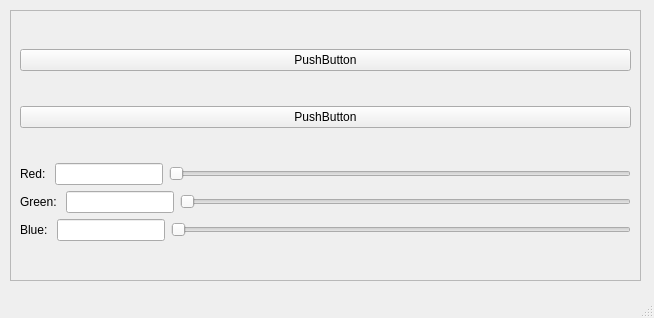
<?xml version="1.0" encoding="UTF-8"?>
<ui version="4.0">
 <class>MainWindow</class>
 <widget class="QMainWindow" name="MainWindow">
  <property name="geometry">
   <rect>
    <x>0</x>
    <y>0</y>
    <width>654</width>
    <height>318</height>
   </rect>
  </property>
  <property name="windowTitle">
   <string>MainWindow</string>
  </property>
  <widget class="QWidget" name="centralwidget">
   <widget class="QWidget" name="verticalLayoutWidget">
    <property name="geometry">
     <rect>
      <x>20</x>
      <y>20</y>
      <width>611</width>
      <height>251</height>
     </rect>
    </property>
    <layout class="QVBoxLayout" name="verticalLayout">
     <item>
      <widget class="QPushButton" name="pushButton">
       <property name="text">
        <string>PushButton</string>
       </property>
      </widget>
     </item>
     <item>
      <widget class="QPushButton" name="pushButton_2">
       <property name="text">
        <string>PushButton</string>
       </property>
      </widget>
     </item>
     <item>
      <layout class="QVBoxLayout" name="verticalLayout_2">
       <item>
        <layout class="QHBoxLayout" name="horizontalLayout_2">
         <item>
          <widget class="QLabel" name="label_3">
           <property name="sizePolicy">
            <sizepolicy hsizetype="Fixed" vsizetype="Preferred">
             <horstretch>0</horstretch>
             <verstretch>0</verstretch>
            </sizepolicy>
           </property>
           <property name="text">
            <string>Red: </string>
           </property>
          </widget>
         </item>
         <item>
          <widget class="QLineEdit" name="lineEdit">
           <property name="sizePolicy">
            <sizepolicy hsizetype="Fixed" vsizetype="Fixed">
             <horstretch>0</horstretch>
             <verstretch>0</verstretch>
            </sizepolicy>
           </property>
          </widget>
         </item>
         <item>
          <widget class="QSlider" name="horizontalSlider">
           <property name="orientation">
            <enum>Qt::Horizontal</enum>
           </property>
          </widget>
         </item>
        </layout>
       </item>
       <item>
        <layout class="QHBoxLayout" name="horizontalLayout_3">
         <item>
          <widget class="QLabel" name="label_2">
           <property name="sizePolicy">
            <sizepolicy hsizetype="Fixed" vsizetype="Preferred">
             <horstretch>0</horstretch>
             <verstretch>0</verstretch>
            </sizepolicy>
           </property>
           <property name="text">
            <string>Green: </string>
           </property>
          </widget>
         </item>
         <item>
          <widget class="QLineEdit" name="lineEdit_2">
           <property name="sizePolicy">
            <sizepolicy hsizetype="Fixed" vsizetype="Fixed">
             <horstretch>0</horstretch>
             <verstretch>0</verstretch>
            </sizepolicy>
           </property>
          </widget>
         </item>
         <item>
          <widget class="QSlider" name="horizontalSlider_2">
           <property name="orientation">
            <enum>Qt::Horizontal</enum>
           </property>
          </widget>
         </item>
        </layout>
       </item>
       <item>
        <layout class="QHBoxLayout" name="horizontalLayout_4">
         <item>
          <widget class="QLabel" name="label">
           <property name="sizePolicy">
            <sizepolicy hsizetype="Fixed" vsizetype="Preferred">
             <horstretch>0</horstretch>
             <verstretch>0</verstretch>
            </sizepolicy>
           </property>
           <property name="text">
            <string>Blue: </string>
           </property>
          </widget>
         </item>
         <item>
          <widget class="QLineEdit" name="lineEdit_3">
           <property name="sizePolicy">
            <sizepolicy hsizetype="Fixed" vsizetype="Fixed">
             <horstretch>0</horstretch>
             <verstretch>0</verstretch>
            </sizepolicy>
           </property>
          </widget>
         </item>
         <item>
          <widget class="QSlider" name="horizontalSlider_3">
           <property name="orientation">
            <enum>Qt::Horizontal</enum>
           </property>
          </widget>
         </item>
        </layout>
       </item>
      </layout>
     </item>
    </layout>
   </widget>
   <widget class="QFrame" name="frame">
    <property name="geometry">
     <rect>
      <x>10</x>
      <y>10</y>
      <width>631</width>
      <height>271</height>
     </rect>
    </property>
    <property name="frameShape">
     <enum>QFrame::StyledPanel</enum>
    </property>
    <property name="frameShadow">
     <enum>QFrame::Raised</enum>
    </property>
   </widget>
   <zorder>frame</zorder>
   <zorder>verticalLayoutWidget</zorder>
  </widget>
  <widget class="QStatusBar" name="statusbar"/>
 </widget>
 <resources/>
 <connections/>
</ui>
